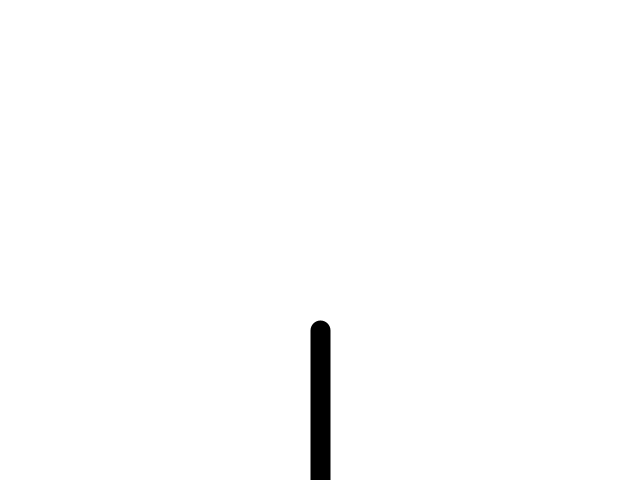
Frame 1 (no input)
Frame 60 (the mouse pressed at the canvas centre just before this capture): identical to frame 1, image omitted
Frame 120 (the mouse held since frame 60 and released just before this capture): identical to frame 1, image omitted

The Processing sketch that drew this single still picture (run headless with seeded random() and noise(); from frame 60 on, the mouse is pressed at the canvas centre):

// Processing sketch: e_8_8_oop_tree
// ── e_8_8_oop_tree.pde
Tree tree;

void setup() {
  size(640, 480);
  tree = new Tree(width / 2, height, 150, 20);
}

void draw() {
  background(255);
  tree.render();
}

void mouseClicked() {
  tree.generate();
}
// ── branch.pde
class Branch {
  PVector start;
  PVector end;
  float weight;
  
  Branch(PVector _start, PVector _end, float _weight) {
    start = _start;
    end = _end;
    weight = _weight;
  }
  
  void render() {
    strokeWeight(weight);
    line(start.x, start.y, end.x, end.y);
  }
}

// ── tree.pde
class Tree {
  ArrayList<ArrayList<Branch>> generations;
  float len;
  float weight;

  Tree(float x, float y, float _len, float _weight) {
    len = _len;
    weight = _weight;
    
    generations = new ArrayList<ArrayList<Branch>>();
    generations.add(new ArrayList<Branch>());
    generations.get(0).add(new Branch(new PVector(x, y), new PVector(x, y - len), weight));
  }

  void render() {
    for (int i = 0; i < generations.size(); i++) {
      for (int j = 0; j < generations.get(i).size(); j++) {
        generations.get(i).get(j).render();
      }
    }
  }

  void generate() {
    generations.add(new ArrayList<Branch>());
    
    for (Branch b : generations.get(generations.size() - 2)) {
      PVector branch1 = PVector.sub(b.end, b.start);
      branch1.mult(0.66);
      branch1.rotate(PI / 6);
      PVector branch2 = PVector.add(b.end, branch1);
      branch1.rotate(-PI / 3);
      branch1.add(b.end);
      
      generations.get(generations.size() - 1).add(new Branch(b.end, branch1, weight * pow(0.66, generations.size() - 1)));
      generations.get(generations.size() - 1).add(new Branch(b.end, branch2, weight * pow(0.66, generations.size() - 1)));    }
  }
}
